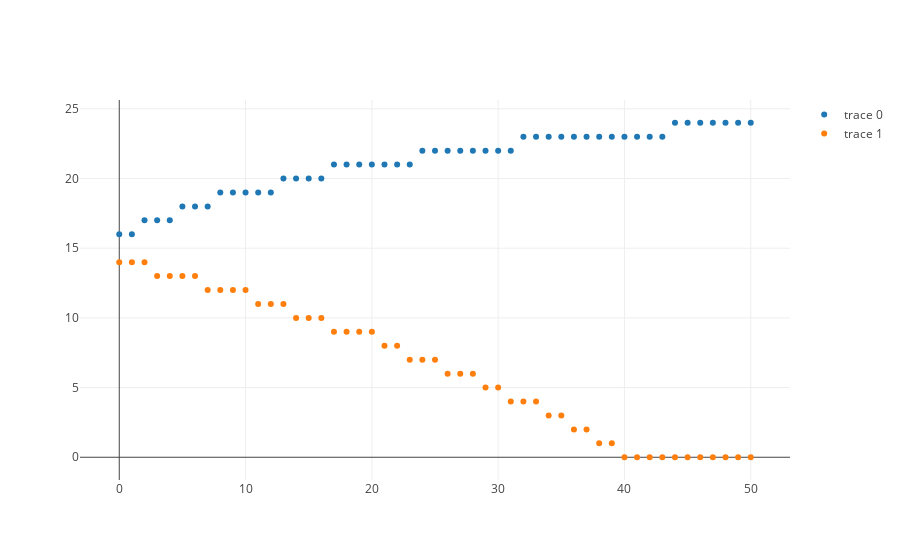

Notebook cell for this chart:
### Code cell
my_workplace.plot_skills(my_workplace.agents[0])

### Figure 1 — Plotly figure (JSON) as saved in the notebook; plotly's stock layout.template omitted (floating-point values rounded to 4 significant figures)
{"data": [{"mode": "markers", "type": "scatter", "uid": "c56cfbfd-13fc-4a49-bfbf-81682c82dc2b", "x": [0, 1, 2, 3, 4, 5, 6, 7, 8, 9, 10, 11, 12, 13, 14, 15, 16, 17, 18, 19, 20, 21, 22, 23, 24, 25, 26, 27, 28, 29, 30, 31, 32, 33, 34, 35, 36, 37, 38, 39, 40, 41, 42, 43, 44, 45, 46, 47, 48, 49, 50], "y": [16, 16, 17, 17, 17, 18, 18, 18, 19, 19, 19, 19, 19, 20, 20, 20, 20, 21, 21, 21, 21, 21, 21, 21, 22, 22, 22, 22, 22, 22, 22, 22, 23, 23, 23, 23, 23, 23, 23, 23, 23, 23, 23, 23, 24, 24, 24, 24, 24, 24, 24]}, {"mode": "markers", "type": "scatter", "uid": "bd89033f-bed6-41f0-99e9-39b2284513f2", "x": [0, 1, 2, 3, 4, 5, 6, 7, 8, 9, 10, 11, 12, 13, 14, 15, 16, 17, 18, 19, 20, 21, 22, 23, 24, 25, 26, 27, 28, 29, 30, 31, 32, 33, 34, 35, 36, 37, 38, 39, 40, 41, 42, 43, 44, 45, 46, 47, 48, 49, 50], "y": [14, 14, 14, 13, 13, 13, 13, 12, 12, 12, 12, 11, 11, 11, 10, 10, 10, 9, 9, 9, 9, 8, 8, 7, 7, 7, 6, 6, 6, 5, 5, 4, 4, 4, 3, 3, 2, 2, 1, 1, 0, 0, 0, 0, 0, 0, 0, 0, 0, 0, 0]}], "layout": {}}
